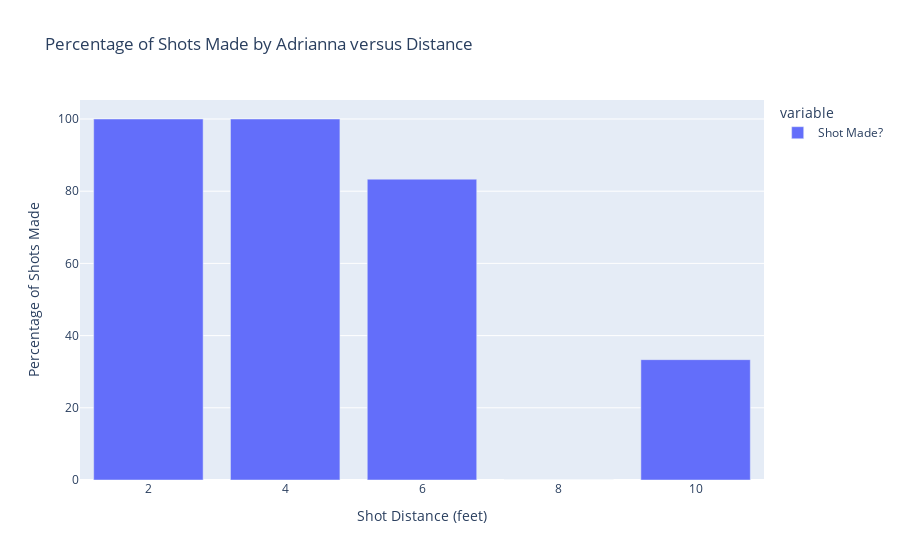

Write notebook code for a chart like this one.
### Code cell
fig = px.bar(student_df.groupby('Shot Distance (feet)')['Shot Made?'].mean()*100,
    title=f'Percentage of Shots Made by {name} versus Distance')
fig.update_layout(
    yaxis_title="Percentage of Shots Made"
)
fig.show()

### Figure 1 — Plotly figure (JSON) as saved in the notebook; plotly's stock layout.template omitted (floating-point values rounded to 4 significant figures)
{"data": [{"alignmentgroup": "True", "hovertemplate": "variable=Shot Made?<br>Shot Distance (feet)=%{x}<br>value=%{y}<extra></extra>", "legendgroup": "Shot Made?", "marker": {"color": "#636efa", "pattern": {"shape": ""}}, "name": "Shot Made?", "offsetgroup": "Shot Made?", "orientation": "v", "showlegend": true, "textposition": "auto", "type": "bar", "x": [2, 4, 6, 8, 10], "xaxis": "x", "y": [100, 100, 83.33, 0, 33.33], "yaxis": "y"}], "layout": {"barmode": "relative", "legend": {"title": {"text": "variable"}, "tracegroupgap": 0}, "title": {"text": "Percentage of Shots Made by Adrianna versus Distance"}, "xaxis": {"anchor": "y", "domain": [0, 1], "title": {"text": "Shot Distance (feet)"}}, "yaxis": {"anchor": "x", "domain": [0, 1], "title": {"text": "Percentage of Shots Made"}}}}
